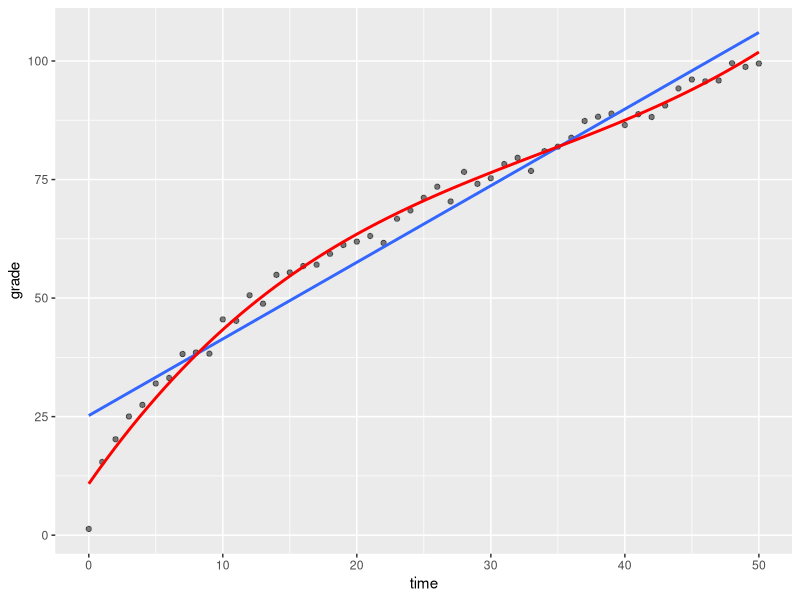
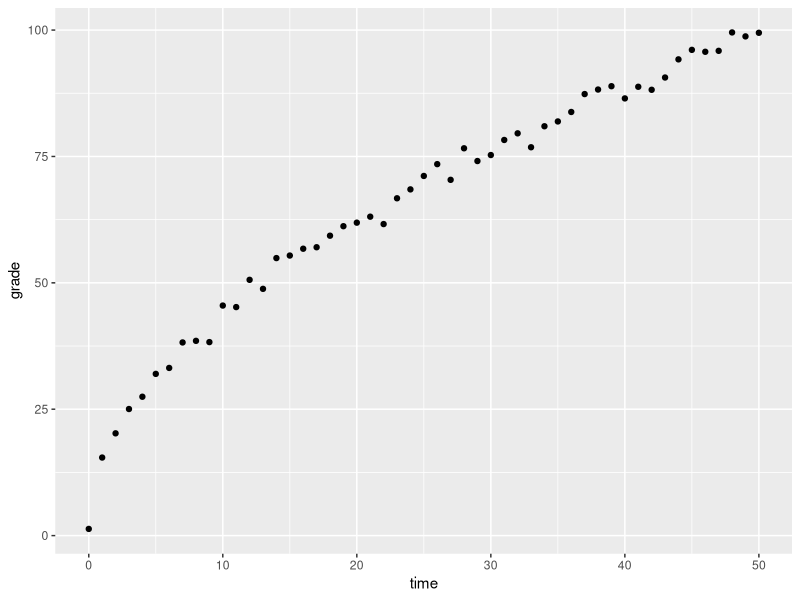
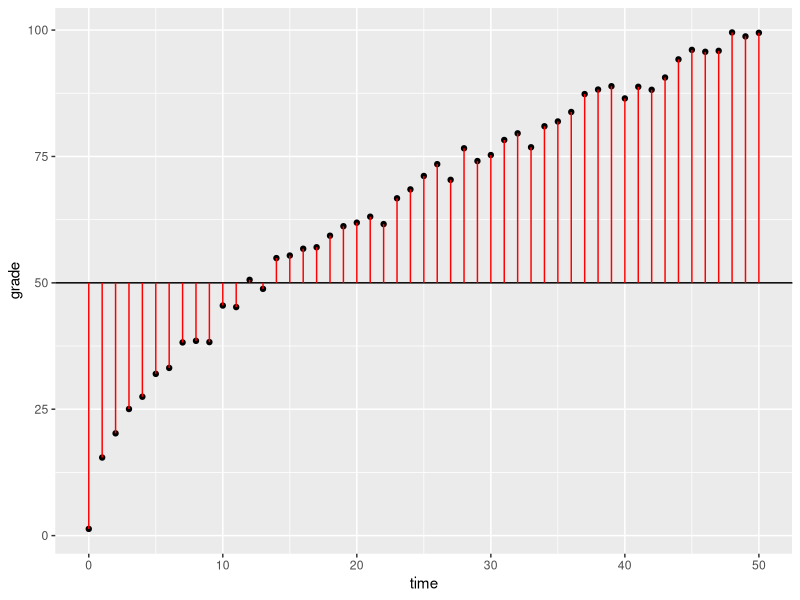
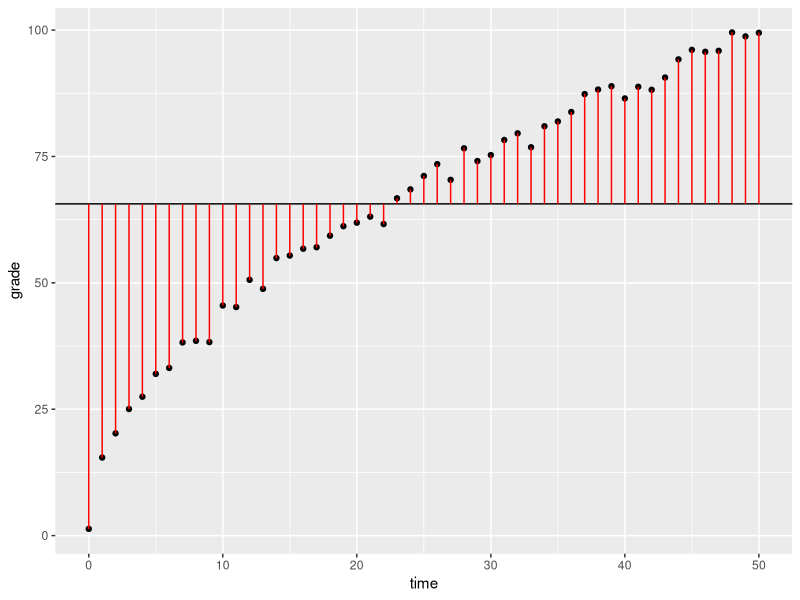
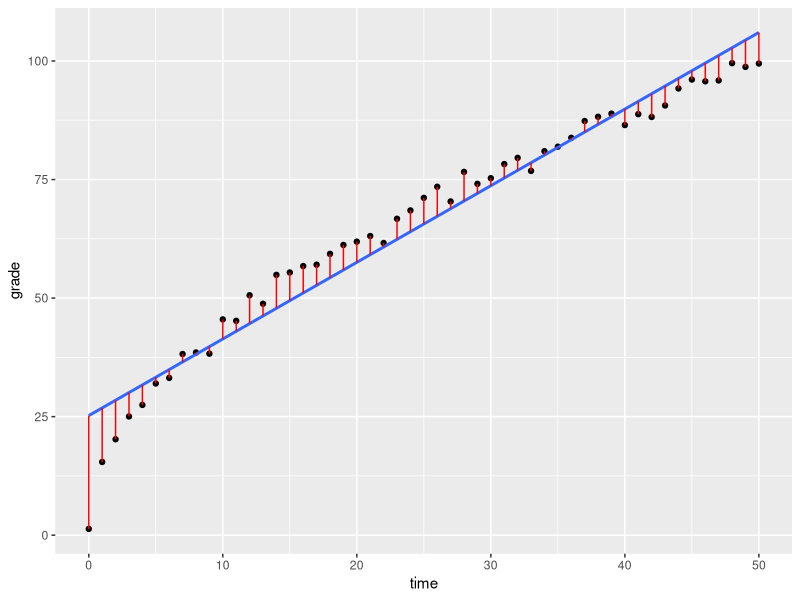

Source code (R) for these figures, in order:
## ---- chunk 1
knitr::opts_chunk$set(collapse=TRUE, prompt=TRUE, eval=TRUE, message=F, include=T,comment=NULL, warning=FALSE, error=FALSE, fig.height=3.5)
## ---- chunk 2
mypacks <- c("ggplot2","dplyr","stringr","readr","readxl","tidyr","lubridate")  # what packages are needed?
packs <- installed.packages()   # find installed package list
install.me <- mypacks[!(mypacks %in% packs[,"Package"])]  #what needs to be installed?
if (length(install.me) >= 1) install.packages(install.me, repos = "http://cran.us.r-project.org")   # install (if needed)
lapply(mypacks, library, character.only=TRUE)  # load all packages
## ---- chunk 3
options(scipen=999) #remove scientific notation
## ---- chunk 4
time=(0:50)
sim_data <- data.frame(time,grade=14*time^(0.5)+rnorm(length(time),0,2))
ggplot(data=sim_data,aes(x=time,y=grade)) + geom_point(alpha=0.5) + geom_smooth(method="lm",se=FALSE) + 
   geom_smooth(method="lm",formula=y ~ poly(x,3,raw=TRUE),se=FALSE,color="red")
## ---- chunk 5
lm_output <- lm(grade~time,data=sim_data) %>% print()
## ---- chunk 6
lm_output_flex <- lm(grade ~ poly(time, 3, raw = TRUE), data = sim_data) %>% print()
## ---- chunk 7
ggplot(data=sim_data,aes(x=time,y=grade)) + geom_point(alpha=1) 
## ---- chunk 8
sim_data$predicted=50
ggplot(data=sim_data,aes(x=time,y=grade)) + geom_point(alpha=1)  + geom_hline(aes(yintercept=predicted)) + geom_segment(aes(xend=time,yend=predicted),color="red")
## ---- chunk 9
sim_data$predicted2=mean(sim_data$grade)
ggplot(data=sim_data,aes(x=time,y=grade)) + geom_point(alpha=1)  + geom_hline(aes(yintercept=predicted2)) + geom_segment(aes(xend=time,yend=predicted2),color="red")
## ---- chunk 10
lm_output <- lm(grade~time,data=sim_data) %>% print()
sim_data$predicted3=lm_output$fitted.values
ggplot(data=sim_data,aes(x=time,y=grade)) + geom_point(alpha=1)  + geom_smooth(method="lm",se=FALSE) + geom_segment(aes(xend=time,yend=predicted3),color="red")
